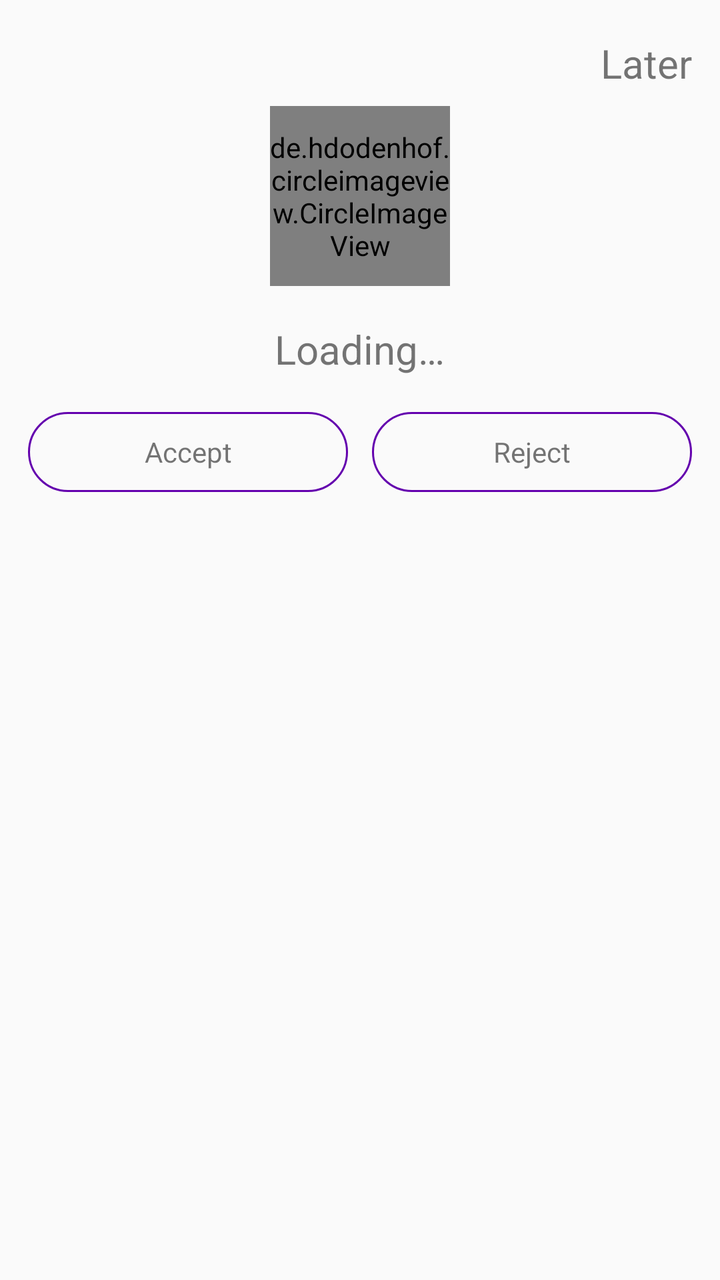
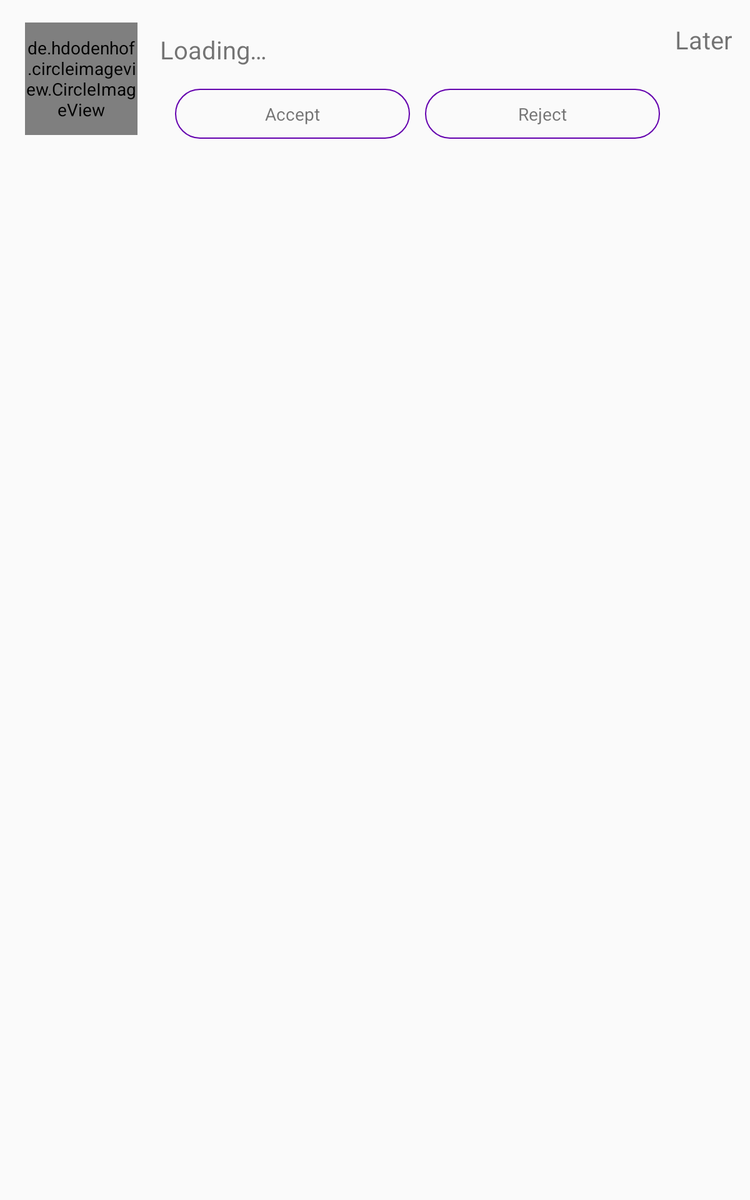

The same Android screen from two of the app's own layout files: first res/layout/ as a phone draws it, then the repository's variant for another configuration, drawn on a device whose configuration selects that folder. Both files follow.
<!-- AndroidManifest.xml: application theme AppTheme -->
<!-- res/layout/request_layout.xml -->
<?xml version="1.0" encoding="utf-8"?>
<LinearLayout xmlns:android="http://schemas.android.com/apk/res/android"
    xmlns:tools="http://schemas.android.com/tools"
    android:orientation="vertical"
    android:layout_width="match_parent"
    android:layout_height="match_parent"
    android:layout_marginStart="2dp"
    android:layout_marginEnd="2dp">

    <TextView
        android:id="@+id/later_request"
        android:layout_width="wrap_content"
        android:layout_height="wrap_content"
        android:layout_marginTop="18dp"
        android:text="@string/later"
        android:layout_marginEnd="12dp"
        android:layout_gravity="end"
        android:textSize="20sp"/>

    <de.hdodenhof.circleimageview.CircleImageView
        android:id="@+id/profile_pic_request"
        android:layout_width="90dp"
        android:layout_height="90dp"
        android:scaleType="centerCrop"
        android:layout_marginTop="8dp"
        android:layout_gravity="center"
        android:src="@drawable/img"/>

    <TextView
        android:id="@+id/username_request"
        android:layout_width="wrap_content"
        android:layout_height="wrap_content"
        android:layout_marginTop="18dp"
        android:text="@string/loading"
        android:layout_gravity="center"
        android:textSize="20sp" />

    <LinearLayout
        android:layout_width="match_parent"
        android:layout_height="match_parent"
        android:layout_marginTop="18dp"
        android:orientation="horizontal">

        <TextView
            android:id="@+id/accept_request"
            android:layout_width="0dp"
            android:layout_height="40dp"
            android:gravity="center"
            android:layout_marginStart="12dp"
            android:layout_marginEnd="6dp"
            android:background="@drawable/button_follow"
            android:text="@string/accept"
            android:layout_weight="1"/>

        <TextView
            android:id="@+id/reject_request"
            android:layout_width="0dp"
            android:layout_height="40dp"
            android:gravity="center"
            android:layout_marginStart="6dp"
            android:layout_marginEnd="12dp"
            android:background="@drawable/button_follow"
            android:text="@string/reject"
            android:layout_weight="1"
            tools:ignore="ButtonStyle" />
    </LinearLayout>
</LinearLayout>
<!-- resources referenced by this layout -->
<resources>
  <!-- drawable button_follow (drawable) -->
  <?xml version="1.0" encoding="utf-8"?>
  <selector xmlns:android="http://schemas.android.com/apk/res/android" >
      <item android:state_pressed="true" >
          <shape android:shape="rectangle"  >
              <corners android:radius="100dip" />
              <stroke android:width="1dip" android:color="@color/buttonColor" />
              <solid android:color="#fff"/>
              
          </shape>
      </item>
      <item android:state_focused="true">
          <shape android:shape="rectangle"  >
              <corners android:radius="100dip" />
              <stroke android:width="1dip" android:color="@color/buttonColor" />
              <solid android:color="#fff"/>
          </shape>
      </item>
      <item >
          <shape android:shape="rectangle"  >
              <corners android:radius="100dip" />
              <stroke android:width="1dip" android:color="@color/buttonColor" />
              <gradient android:angle="-90" android:startColor="#00000000" android:endColor="#00000000" />
          </shape>
      </item>
  </selector>
  <string name="accept">Accept</string>
  <string name="later">Later</string>
  <string name="loading">Loading…</string>
  <string name="reject">Reject</string>
  <style name="AppTheme" parent="Theme.AppCompat.Light.DarkActionBar">
          
          <item name="colorPrimary">@color/colorPrimary</item>
          <item name="colorPrimaryDark">@color/colorPrimaryDark</item>
          <item name="colorAccent">@color/colorAccent</item>
      </style>
  <color name="buttonColor">#6400AE</color>
  <color name="colorPrimary">#6400AE</color>
  <color name="colorPrimaryDark">#6f3d92</color>
  <color name="colorAccent">#6400AE</color>
</resources>
<!-- res/layout-sw600dp/request_layout.xml (the repository's variant of the layout above) -->
<!-- drawn on a 7-inch tablet held upright -->
<?xml version="1.0" encoding="utf-8"?>
<RelativeLayout xmlns:android="http://schemas.android.com/apk/res/android"
    xmlns:tools="http://schemas.android.com/tools"
    android:orientation="vertical"
    android:layout_width="match_parent"
    android:layout_height="match_parent"
    android:layout_marginStart="2dp"
    android:layout_marginEnd="2dp">

    <TextView
        android:id="@+id/later_request"
        android:layout_width="wrap_content"
        android:layout_height="wrap_content"
        android:layout_marginTop="18dp"
        android:text="@string/later"
        android:layout_marginEnd="12dp"
        android:layout_alignParentEnd="true"
        android:textSize="20sp"
        tools:ignore="RelativeOverlap" />

    <de.hdodenhof.circleimageview.CircleImageView
        android:id="@+id/profile_pic_request"
        android:layout_width="90dp"
        android:layout_height="90dp"
        android:scaleType="centerCrop"
        android:layout_margin="18dp"
        android:src="@drawable/img"/>

    <TextView
        android:id="@+id/username_request"
        android:layout_width="wrap_content"
        android:layout_height="wrap_content"
        android:layout_marginTop="8dp"
        android:text="@string/loading"
        android:layout_alignTop="@+id/profile_pic_request"
        android:layout_toEndOf="@+id/profile_pic_request"
        android:layout_toStartOf="@+id/later_request"
        android:textSize="20sp" />

    <LinearLayout
        android:layout_width="match_parent"
        android:layout_height="wrap_content"
        android:layout_marginTop="18dp"
        android:layout_below="@id/username_request"
        android:layout_toEndOf="@+id/profile_pic_request"
        android:layout_toStartOf="@+id/later_request"
        android:orientation="horizontal">

        <TextView
            android:id="@+id/accept_request"
            android:layout_width="0dp"
            android:layout_height="40dp"
            android:gravity="center"
            android:layout_marginStart="12dp"
            android:layout_marginEnd="6dp"
            android:background="@drawable/button_follow"
            android:text="@string/accept"
            android:layout_weight="1"/>

        <TextView
            android:id="@+id/reject_request"
            android:layout_width="0dp"
            android:layout_height="40dp"
            android:gravity="center"
            android:layout_marginStart="6dp"
            android:layout_marginEnd="12dp"
            android:background="@drawable/button_follow"
            android:text="@string/reject"
            android:layout_weight="1"
            tools:ignore="ButtonStyle" />
    </LinearLayout>
</RelativeLayout>
